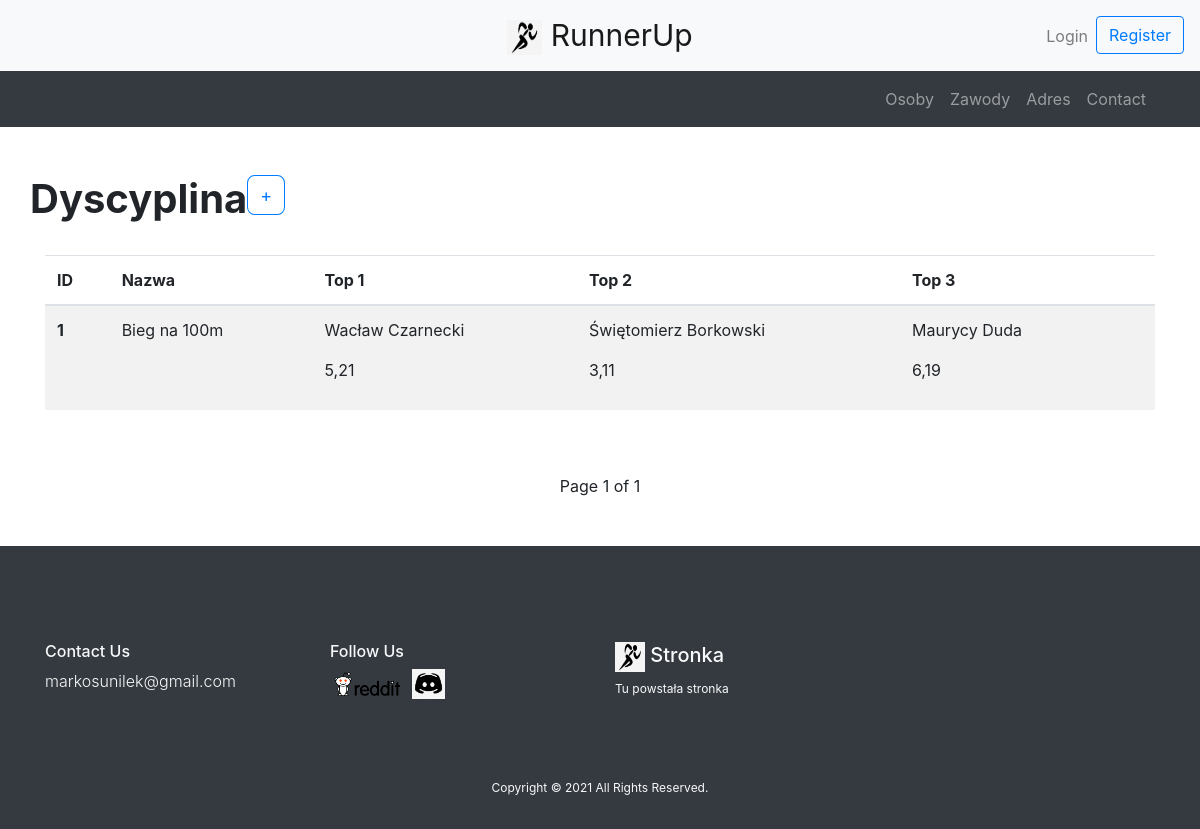
/dyscyplina/, run on the app's committed database.
### polls/models.py (models this page shows, shortened)
class Dyscyplina(models.Model):
    dyscyplina_nazwa = models.CharField(max_length=100, blank=False, null=False)
    zaw_1 = models.ForeignKey(Osoba, on_delete=models.SET_NULL, null=True, related_name='uno')
    top_1 = models.DecimalField(default=0, max_digits=6, decimal_places=2, null=True, blank=True)
    zaw_2 = models.ForeignKey(Osoba, on_delete=models.SET_NULL, null=True, related_name='dos')
    top_2 = models.DecimalField(default=0, max_digits=6, decimal_places=2, null=True, blank=True)
    zaw_3 = models.ForeignKey(Osoba, on_delete=models.SET_NULL, null=True, related_name='tres')
    top_3 = models.DecimalField(default=0, max_digits=6, decimal_places=2, null=True, blank=True)

class Osoba(models.Model):
    Trener = 'trener'
    Zawodnik = 'zawodnik'
    STATUS = (
        (Zawodnik, 'Konto zawodnika'),
        (Trener, 'Konto trenera'),
    )
    imie = models.CharField(max_length=50, blank=False, null=False, verbose_name='Imię')
    nazwisko = models.CharField(max_length=50, blank=False, null=False, verbose_name='Nazwisko')
    data_urodzenia = models.DateField(default=timezone.now, blank=False, null=False, verbose_name='Data Urodzenia', help_text='dd.mm.rrrr')
    telefon = PhoneNumberField()
    email = models.EmailField(blank=True, null=True, verbose_name='Email')
    zdjecie = models.ImageField(upload_to="polls/images/", null=True, blank=True, verbose_name='Zdjęcie')
    adres = models.ForeignKey(Adres, on_delete=models.SET_NULL, blank=False, null=True)
    team = models.ManyToManyField(Team)
    status = models.CharField(max_length=20, choices=STATUS, default=Zawodnik)

### polls/views.py (the view, shortened to what this page needs)
# urls.py: path('dyscyplina/', views.dyscyplina, name='dyscyplina'),
def dyscyplina(request):
    dysc = Dyscyplina.objects.all()
    paginator = Paginator(dysc, 6)
    page_number = request.GET.get('page')
    page_obj = paginator.get_page(page_number)
    udysc = DyscForm()
    d = dysc.values_list('zaw_1', flat=True)
    o1 = Osoba.objects.get(id=d.first())
    return render(request=request, template_name="dyscyplina.html", context={"dysc": dysc, "page_obj": page_obj, "udysc": udysc,
                                                                             "o1": o1,})

### templates/dyscyplina.html (shortened to what this page needs)
{% extends "header.html" %}
{% load crispy_forms_filters %}
{% block content %}
    {% load crispy_forms_tags %}
    <div class="container py-5">
        <div class="row">
            <h1 class="font-weight-bold">Dyscyplina</h1>
            {% if user.is_superuser %}
                <button type="button" class="btn btn-outline-primary align-top" style="font-size:18px; border-radius: 20%; height: 40px;" data-toggle="modal" data-target="#dyscModal">+</button>
            {% elif user.is_authenticated %}
                <a tabindex="0" class="btn-xs btn-outline-danger align-top disabled text-nowrap" style="height: 0" role="button" data-toggle="popover" data-trigger="focus" title="Brak uprawnień" data-content="Nie posiadasz wystarczających uprawnień do tego typu akcji">X</a>
            {% else %}
                <a href="/register/" class="btn btn-outline-primary align-top" style="font-size:18px; border-radius: 20%; height: 40px;">+</a>
            {% endif %}
        </div>
        <br>
        <table class="table table-striped table-hover">
            <thead>
            <tr>
                <th scope="col">ID</th>
                <th scope="col">Nazwa</th>
                <th scope="col">Top 1</th>
                <th scope="col">Top 2</th>
                <th scope="col">Top 3</th>
                <th scope="col"></th>
            </tr>
            </thead>
            <tbody>
            {% for d in page_obj %}
                <tr>
                    <th scope="row">{{ d.id }}</th>
                    <td>{{ d.dyscyplina_nazwa }}</td>
                    <td>
                        <p class="data">{{ d.zaw_1.imie }} {{ d.zaw_1.nazwisko }}</p>
                        <p class="data">{{ d.top_1 }}</p>
                    </td>
                    <td>
                        <p class="data">{{ d.zaw_2.imie }} {{ d.zaw_2.nazwisko }}</p>
                        <p class="data">{{ d.top_2 }}</p>
                    </td>
                    <td>
                        <p class="data">{{ d.zaw_3.imie }} {{ d.zaw_3.nazwisko }}</p>
                        <p class="data">{{ d.top_3 }}</p>
                    </td>
                    <td>
                    </td>
                </tr>
            {% endfor %}
            </tbody>
        </table>
    </div>
    <div class="container">
        <div class="pagination justify-content-center">
                <span class="step-links">
                    <span class="current">
                        Page {{ page_obj.number }} of {{ page_obj.paginator.num_pages }}
                    </span>
                </span>
        </div>
    </div>
{% endblock %}

### data on the page
Dyscyplina: id "1", dyscyplina_nazwa "Bieg na 100m", zaw_1.imie "Wacław", zaw_1.nazwisko "Czarnecki", top_1 "5,21", zaw_2.imie "Świętomierz", zaw_2.nazwisko "Borkowski", top_2 "3,11", zaw_3.imie "Maurycy", zaw_3.nazwisko "Duda", top_3 "6,19"

### other printed values
{{ page_obj.number }} "1"
{{ page_obj.paginator.num_pages }} "1"
